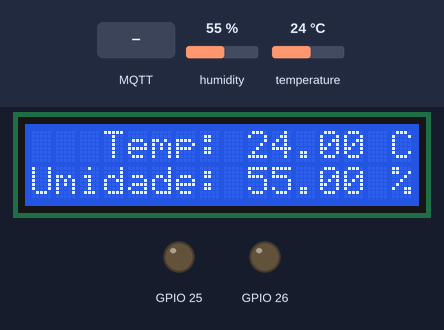
The sketch below on a simulated ESP32. Shown: 16×2 character LCD, output pins drawn as LEDs (lit = HIGH). Inputs (shaded band) come from the test bench; at power-on: humidity 55 %, temperature 24 °C. WiFi joins after 1.5 s; servers stay silent unless stated; no MQTT or app messages arrive unless stated; what the sketch prints to the serial monitor is not drawn.

Above: at 3.2 s.
3.3 s: MQTT message "ON" arrives on the first subscribed topic
At 4.1 s:
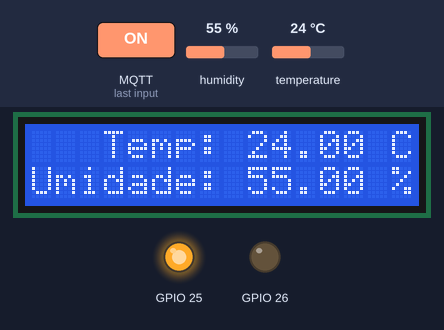
4.8 s: MQTT message "ON" arrives on the second subscribed topic
At 5.2 s:
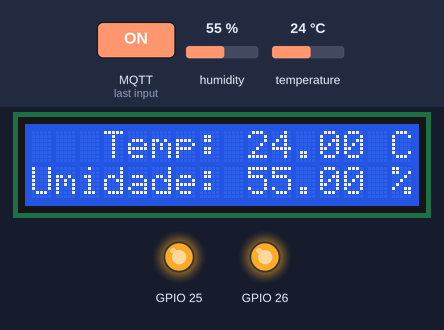
6.3 s: MQTT message "OFF" arrives on the first subscribed topic
At 7.5 s:
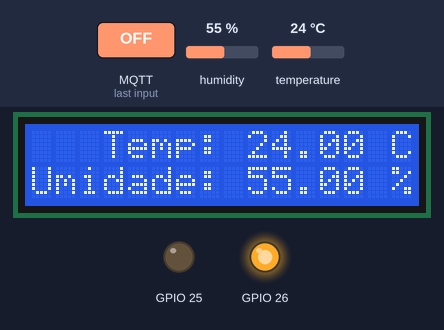
7.8 s: humidity set to 22 %
At 11.3 s:
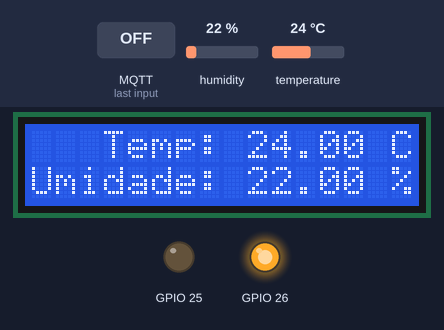
11.6 s: temperature set to 12 °C
At 15.3 s:
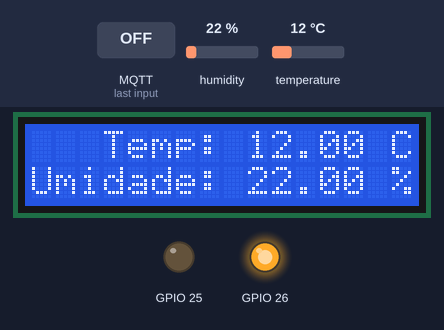
15.6 s: humidity set to 40 %
At 18.6 s:
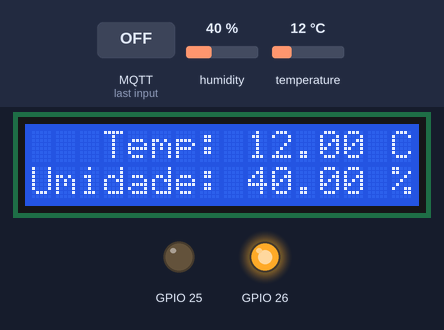
Timing chart, 0 to 20.1 s (numbered marks = the images above; inputs shaded):
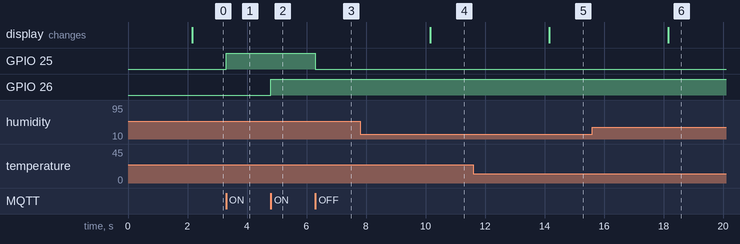

The sketch:

index.ino
```cpp
/*********
By: Carlos Giovani Dutra
Projeto: SMART WEATHER
*********/
#include <WiFi.h>
#include <WiFiClient.h>
#include <PubSubClient.h>
#include <Wire.h>
#include <LiquidCrystal_I2C.h>
#include <DHT.h>
#define DHT_TYPE DHT22
#define DHT_PIN 4
DHT dht(DHT_PIN, DHT_TYPE);
LiquidCrystal_I2C lcd(0x27, 16, 2);
const char* ssid = "Wokwi-GUEST";
const char* password = "";
const char* hostname = "broker.hivemq.com";
const char* espClientName = "bubols_client";
int PORTNUM = 1883;
// --- Tópicos MQTT ---
// NOVO: Tópicos para PUBLICAR os dados dos sensores
const char* tempTopic = "bubols/temp";
const char* humidityTopic = "bubols/hum";
// Tópicos para RECEBER comandos (subscribes)
const char* acTopic = "bubols/S1";
const char* humidifierTopic = "bubols/S2"; // Renomeado para clareza
WiFiClient espClient;
PubSubClient client(espClient);
unsigned long previousMillis = 0;
const unsigned long interval = 2000;
void setup_wifi() {
WiFi.begin(ssid, password);
  while(WiFi.status() != WL_CONNECTED) {
    delay(1000);
    Serial.print(".");
  }
  Serial.println();
  Serial.print("Conectado a rede ");
  Serial.println(ssid);
  Serial.print("IP do ESP32: ");
  Serial.println(WiFi.localIP());
}

void callback(char* topic, byte* payload, unsigned int length) {
  String messageTemp;
  for (int i = 0; i < length; i++) {
    Serial.print((char)payload[i]);
    messageTemp += (char)payload[i];
  }
  Serial.println();

  if (String(topic) == acTopic) {
    if (messageTemp == "ON") {
      digitalWrite(25, HIGH);
      Serial.println("RELÉ S1 LIGADO ");
    } else if (messageTemp == "OFF") {
      digitalWrite(25, LOW);
      Serial.println("RELÉ S1 DESLIGADO ");
    }
  } else if (String(topic) == humidifierTopic) {
    if (messageTemp == "ON") {
      digitalWrite(26, HIGH);
      Serial.println("RELÉ S2 LIGADO ");
    } else if (messageTemp == "OFF") {
      digitalWrite(26, LOW);
      Serial.println("RELÉ S2 DESLIGADO ");
    }
  }
}

void MQTTSubscribe() {
  client.subscribe(acTopic);
  client.subscribe(humidifierTopic);
}

void connectMQTT() {
  while(!client.connected()) {
    Serial.println("Conectando ao MQTT...");
    if (client.connect(espClientName)) {
      Serial.println("Conectado! ");
      MQTTSubscribe();
    } else {
      Serial.print("Falha: ");
      Serial.println(client.state());
      delay(2000);
    }
  }
}

void setup_MQTT() {
  client.setServer(hostname, PORTNUM);
  client.setCallback(callback);
}

void setup() {
  Serial.begin(115200);
  pinMode(25, OUTPUT);
  pinMode(26, OUTPUT);
  Wire.begin(21, 22);
  lcd.init();
  lcd.backlight();
  dht.begin();
  setup_wifi();
  setup_MQTT();
}

void loop() {
  if (!client.connected()) {
    connectMQTT();
  }
  client.loop();

  unsigned long currentMillis = millis();
  if (currentMillis - previousMillis >= interval) {
    previousMillis = currentMillis;

    float temperature = dht.readTemperature();
    float humidity = dht.readHumidity();

    // Verifica se a leitura foi bem sucedida
    if (isnan(temperature) || isnan(humidity)) {
      Serial.println("Falha ao ler do sensor DHT!");
      return;
    }

    Serial.print("Temperatura: ");
    Serial.print(temperature);
    Serial.print(" C ");
    Serial.print("Umidade: ");
    Serial.print(humidity);
    Serial.println(" %");

    //lcd.clear();
    lcd.setCursor(0, 0);
    lcd.print("   Temp: ");
    lcd.print(temperature);
    lcd.print(" C");
    lcd.setCursor(0, 1);
    lcd.print("Umidade: ");
    lcd.print(humidity);
    lcd.print(" %");

    // --- PUBLICAÇÃO DOS DADOS PARA O MQTT ---
    // NOVO: Converte os valores float para char array
    char tempString[8];
    dtostrf(temperature, 1, 2, tempString); // Converte float para string

    char humidityString[8];
    dtostrf(humidity, 1, 2, humidityString); // Converte float para string

    // NOVO: Publica os valores nos tópicos definidos
    client.publish(tempTopic, tempString);
    client.publish(humidityTopic, humidityString);

    Serial.print("Publicado no MQTT -> Temp: ");
Serial.print(tempString);
Serial.print(" | Umidade: ");
Serial.println(humidityString);
// --- FIM DA PUBLICAÇÃO ---
}
} 
```

Measured:
- after the input at 3.3 s, GPIO 25: LOW → HIGH at once
- after the input at 4.8 s, GPIO 26: LOW → HIGH at once
- after the input at 6.3 s, GPIO 25: HIGH → LOW at once
- after the input at 7.8 s, the display: changes after 2.4 s (image 4)
- after the input at 11.6 s, the display: changes after 2.6 s (image 5)
- after the input at 15.6 s, the display: changes after 2.6 s (image 6)
